Frame 1 (no input): blank canvas, image omitted
Frame 60 (no input): blank canvas, image omitted
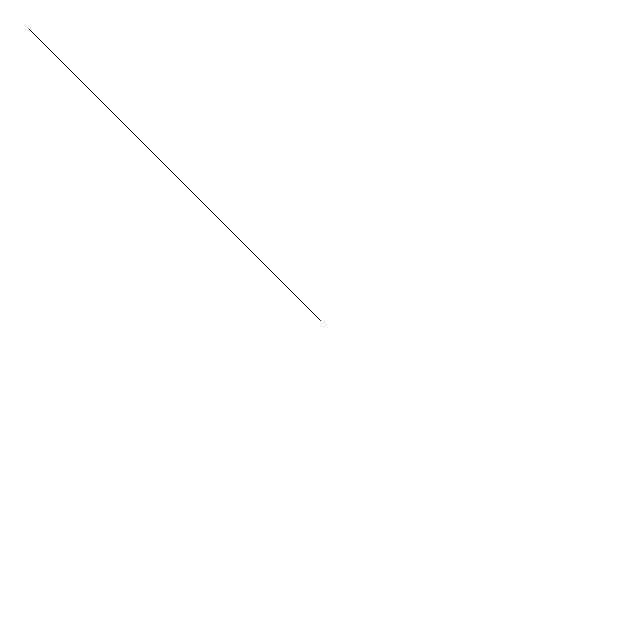
Frame 120 (the mouse pressed at the canvas centre since frame 60)

The p5.js sketch whose frames 1 and 60 were blank and that drew this single picture after the mouse press (run headless with seeded random() and noise() and a simulated clock; from frame 60 on, the mouse is pressed at the canvas centre):

// p5.js sketch
// ── sketch.js
function setup() {
    createCanvas(640, 640);
    background(255);
}

function draw() {
    background(255, 50)
        // ellipse(mouseX, mouseY, 50, 50);
    triangle(mouseX, mouseY, 30, 30);
    // triangle(mouseX, mouseY, 25, 25, 60, 60, 75, 75)

}
